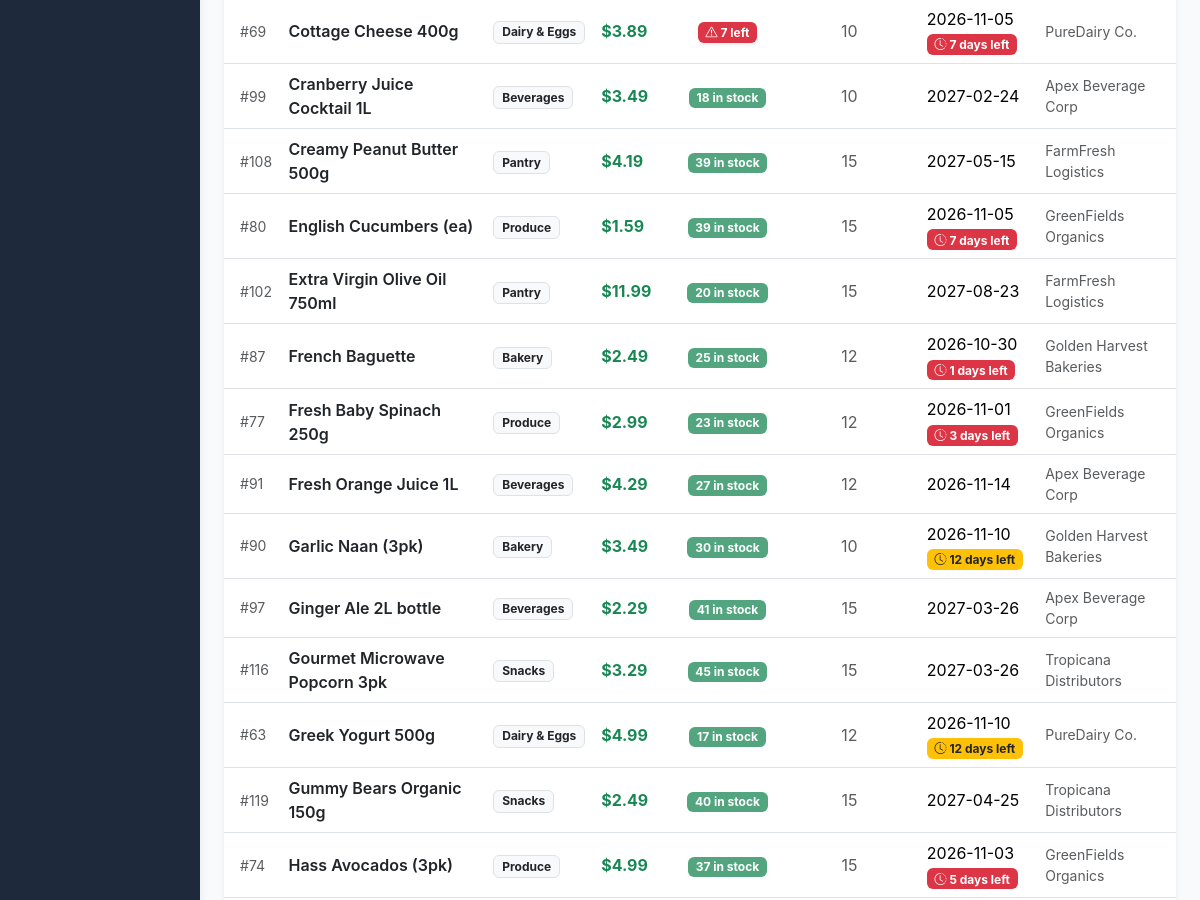
The page /products/ (signed in, middle part) on the database as committed earlier.
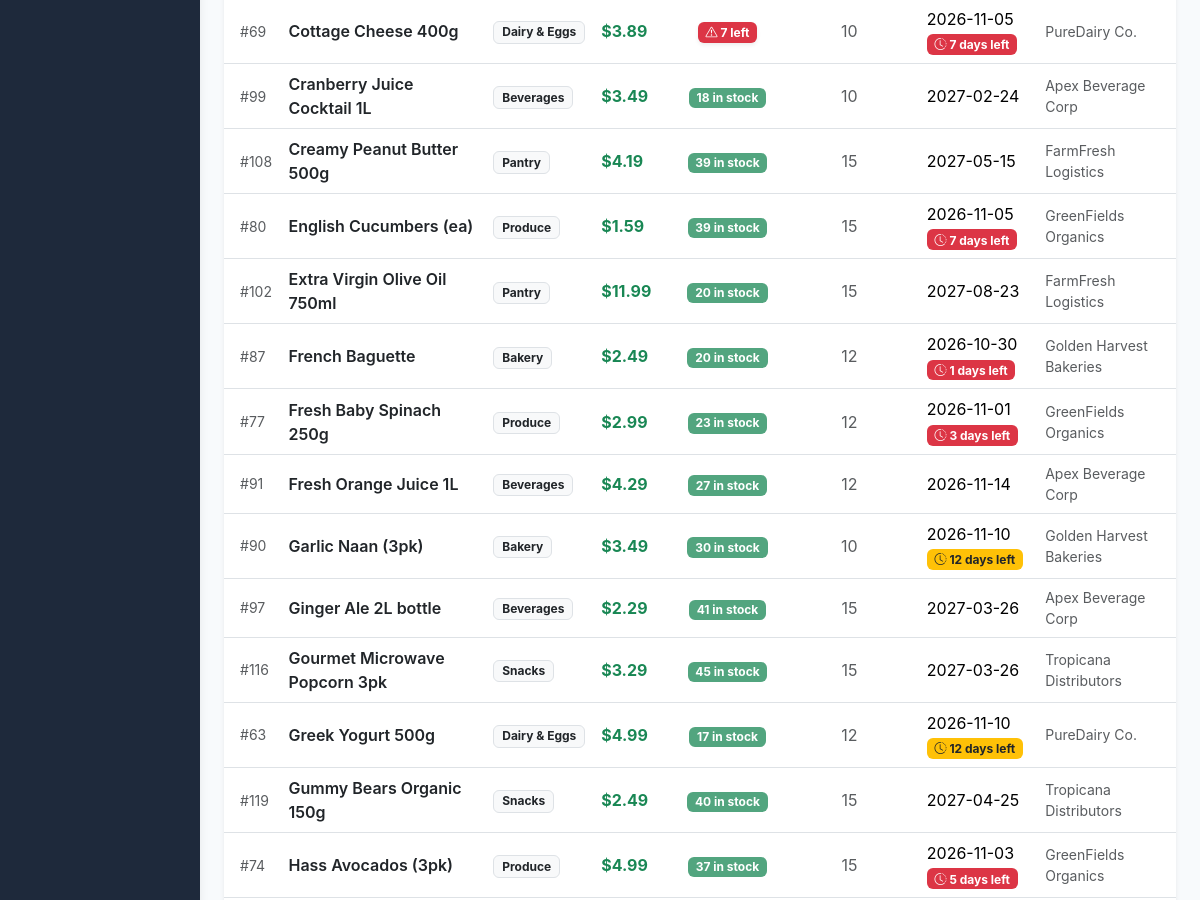
The same page on the database as committed later.
### tables this page shows
CREATE TABLE products (
    product_id INTEGER PRIMARY KEY AUTOINCREMENT,
    name TEXT NOT NULL,
    category TEXT NOT NULL,
    unit_price REAL NOT NULL CHECK(unit_price >= 0),
    stock_qty INTEGER NOT NULL DEFAULT 0 CHECK(stock_qty >= 0),
    reorder_level INTEGER NOT NULL DEFAULT 10 CHECK(reorder_level >= 0),
    expiry_date DATE NOT NULL,
    supplier_id INTEGER REFERENCES suppliers(supplier_id) ON DELETE SET NULL,
    created_at TIMESTAMP DEFAULT CURRENT_TIMESTAMP
);

CREATE TABLE suppliers (
    supplier_id INTEGER PRIMARY KEY AUTOINCREMENT,
    name TEXT NOT NULL,
    phone TEXT NOT NULL,
    email TEXT,
    created_at TIMESTAMP DEFAULT CURRENT_TIMESTAMP
);

### app/routes/products.py (the view)
@products_bp.route("/")
@login_required
def index():
    search_query = request.args.get("search", "").strip()
    category_filter = request.args.get("category", "").strip()
    products = Product.get_all(
        category=category_filter if category_filter else None,
        search=search_query if search_query else None
    )
    suppliers = Supplier.get_all()
    today = datetime.now().date()
    for p in products:
        try:
            exp_d = datetime.strptime(str(p["expiry_date"]), "%Y-%m-%d").date()
            p["days_left"] = (exp_d - today).days
        except Exception:
            p["days_left"] = 999
    return render_template(
        "products/index.html",
        products=products,
        suppliers=suppliers,
        categories=CATEGORIES,
        current_search=search_query,
        current_category=category_filter
    )

### app/auth_utils.py (called while the page is built)
def login_required(f):
    @wraps(f)
    def decorated_function(*args, **kwargs):
        if "user_id" not in session:
            flash("Please log in to access this page.", "warning")
            return redirect(url_for("auth.login", next=request.endpoint))
        return f(*args, **kwargs)
    return decorated_function

### app/database.py (called while the page is built)
def get_db_connection(db_path: str | Path | None = None) -> sqlite3.Connection:
    if db_path is None:
        try:
            from flask import current_app, has_app_context
            if has_app_context() and "DATABASE_PATH" in current_app.config:
                path = current_app.config["DATABASE_PATH"]
            else:
                path = DEFAULT_DB_PATH
        except ImportError:
            path = DEFAULT_DB_PATH
    else:
        path = db_path
    conn = sqlite3.connect(path)
    conn.row_factory = sqlite3.Row
    conn.execute("PRAGMA foreign_keys = ON;")
    return conn

### app/templates/products/index.html (shortened to what this page needs)
{% extends "base.html" %}
{% block content %}
<div class="card p-0 overflow-hidden shadow-sm">
    <div class="table-responsive">
        <table class="table table-hover align-middle mb-0">
            <tbody>
                {% if products %}
                    {% for p in products %}
                    <tr>
                        <td class="ps-3 text-muted small">#{{ p.product_id }}</td>
                        <td class="fw-semibold text-dark">{{ p.name }}</td>
                        <td><span class="badge bg-light text-dark border">{{ p.category }}</span></td>
                        <td class="fw-bold text-success">${{ "%.2f"|format(p.unit_price) }}</td>
                        <td class="text-center">
                            {% if p.stock_qty <= p.reorder_level %}
                                <span class="badge bg-danger shadow-sm" title="Stock at or below reorder level">
                                    <i class="bi bi-exclamation-triangle"></i> {{ p.stock_qty }} left
                                </span>
                            {% else %}
                                <span class="badge bg-success bg-opacity-75">{{ p.stock_qty }} in stock</span>
                            {% endif %}
                        </td>
                        <td class="text-center text-muted">{{ p.reorder_level }}</td>
                        <td>
                            <div>{{ p.expiry_date }}</div>
                            {% if p.days_left is defined and p.days_left <= 15 %}
                                <span class="badge {% if p.days_left <= 7 %}bg-danger{% else %}bg-warning text-dark{% endif %} small">
                                    <i class="bi bi-clock-history"></i> {{ p.days_left }} days left
                                </span>
                            {% endif %}
                        </td>
                        <td class="small text-muted">{{ p.supplier_name or 'Unassigned' }}</td>
                    </tr>
                    {% endfor %}
                {% endif %}
            </tbody>
        </table>
    </div>
</div>
{% endblock %}

Rows that differ between the two databases and show on the page:
changed products "French Baguette": stock_qty "25" → "20"
